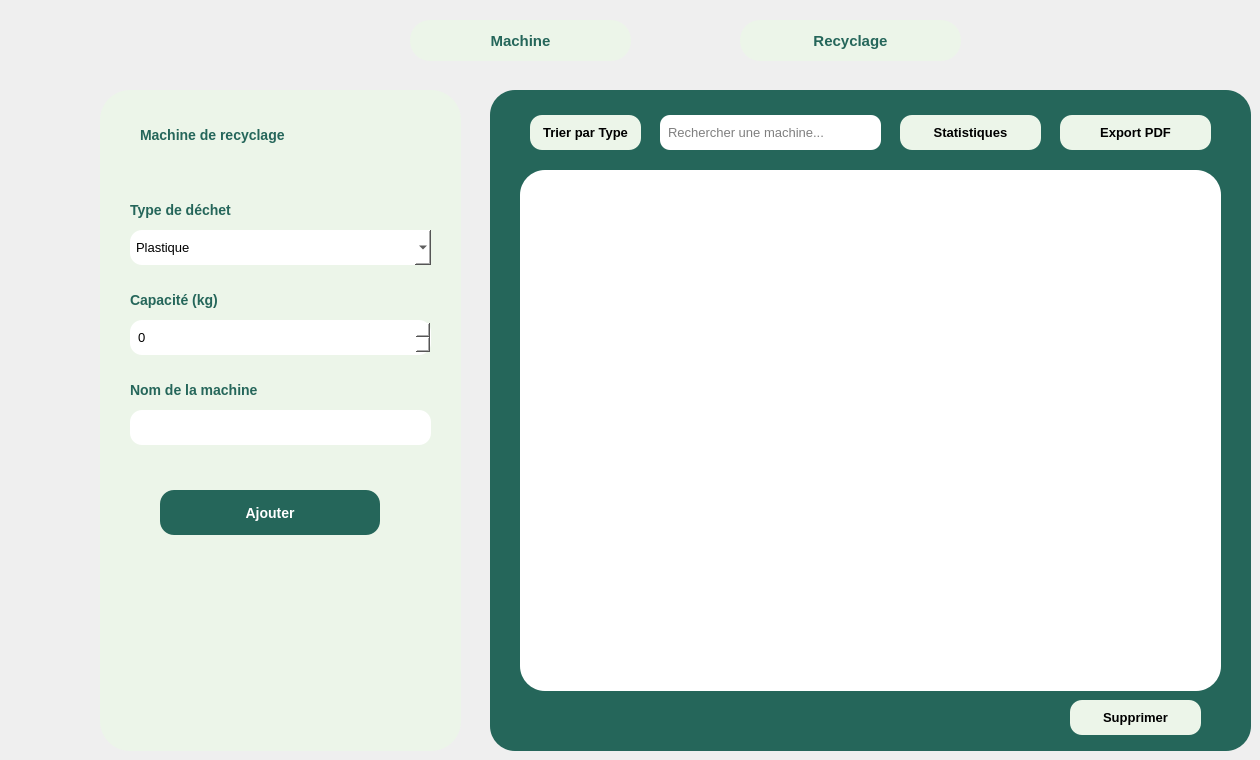
      <widget class="QWidget" name="MRrecyclingPageMachine">
       <widget class="QFrame" name="MRframe_inputs">
        <property name="geometry">
         <rect>
          <x>100</x>
          <y>90</y>
          <width>361</width>
          <height>661</height>
         </rect>
        </property>
        <property name="styleSheet">
         <string notr="true">QFrame{
 background-color:#ECF5E9;
 border-radius:30px;
}
QLabel{
 color:#25665A;
 font-weight:bold;
 font-size:14px;
}
QLineEdit, QComboBox,QSpinBox{
 background:white;
 border-radius:12px;
 padding:6px;
 color:black;
 font-size:13px;
}
QPushButton{
 background-color:#25665A;
 color:white;
 border-radius:14px;
 padding:10px;
 font-size:14px;
 font-weight:bold;
}
QPushButton:hover{
 background-color:#1D4840;
}
       </string>
        </property>
        <widget class="QLabel" name="MRlabel_titre">
         <property name="geometry">
          <rect>
           <x>40</x>
           <y>30</y>
           <width>260</width>
           <height>30</height>
          </rect>
         </property>
         <property name="text">
          <string>Machine de recyclage</string>
         </property>
        </widget>
        <widget class="QLabel" name="MRlabel_type">
         <property name="geometry">
          <rect>
           <x>30</x>
           <y>110</y>
           <width>200</width>
           <height>20</height>
          </rect>
         </property>
         <property name="text">
          <string>Type de déchet</string>
         </property>
        </widget>
        <widget class="QComboBox" name="MRcombo_typeDechet">
         <property name="geometry">
          <rect>
           <x>30</x>
           <y>140</y>
           <width>301</width>
           <height>35</height>
          </rect>
         </property>
         <item>
          <property name="text">
           <string>Plastique</string>
          </property>
         </item>
         <item>
          <property name="text">
           <string>Verre</string>
          </property>
         </item>
         <item>
          <property name="text">
           <string>Métal</string>
          </property>
         </item>
        </widget>
        <widget class="QLabel" name="MRlabel_quantite">
         <property name="geometry">
          <rect>
           <x>30</x>
           <y>200</y>
           <width>200</width>
           <height>20</height>
          </rect>
         </property>
         <property name="text">
          <string>Capacité (kg)</string>
         </property>
        </widget>
        <widget class="QLabel" name="MRlabel_machine">
         <property name="geometry">
          <rect>
           <x>30</x>
           <y>290</y>
           <width>200</width>
           <height>20</height>
          </rect>
         </property>
         <property name="text">
          <string>Nom de la machine</string>
         </property>
        </widget>
        <widget class="QPushButton" name="MRbtn_lancer">
         <property name="geometry">
          <rect>
           <x>60</x>
           <y>400</y>
           <width>220</width>
           <height>45</height>
          </rect>
         </property>
         <property name="text">
          <string>Ajouter</string>
         </property>
        </widget>
        <widget class="QSpinBox" name="MRspinBox_capacite">
         <property name="geometry">
          <rect>
           <x>30</x>
           <y>230</y>
           <width>301</width>
           <height>35</height>
          </rect>
         </property>
         <property name="maximum">
          <number>300</number>
         </property>
        </widget>
        <widget class="QLineEdit" name="MRlineEdit_nomMachine">
         <property name="geometry">
          <rect>
           <x>30</x>
           <y>320</y>
           <width>301</width>
           <height>35</height>
          </rect>
         </property>
        </widget>
       </widget>
       <widget class="QFrame" name="MRframe_table">
        <property name="geometry">
         <rect>
          <x>490</x>
          <y>90</y>
          <width>761</width>
          <height>661</height>
         </rect>
        </property>
        <property name="styleSheet">
         <string notr="true">QTableCornerButton{
 background-color:#25665A;
}
QFrame{
 background-color:#25665A;
 border-radius:25px;
}
QTableWidget,QTableView{
 background-color:white;
 color:black;
 gridline-color:#ccc;
}
QTableWidget::item{
 background-color:white;
 color:black;
}
QHeaderView::section{
 background-color:#25665A;
 color:white;
 font-weight:bold;
}
QTableWidget::item:selected{
 background-color:#25665A;
 color:white;
}
QPushButton{
 background:#ECF5E9;
 border-radius:12px;
 padding:6px;
 font-size:13px;
 font-weight:bold;
}
QPushButton:hover{
 background:#D6EAD6;
}
QLineEdit{
 background:white;
 border-radius:10px;
 padding:6px;
 font-size:13px;
 color:black;
}
       </string>
        </property>
        <widget class="QPushButton" name="MRbtn_trier">
         <property name="geometry">
          <rect>
           <x>40</x>
           <y>25</y>
           <width>111</width>
           <height>35</height>
          </rect>
         </property>
         <property name="text">
          <string>Trier par Type</string>
         </property>
        </widget>
        <widget class="QLineEdit" name="MRline_recherche">
         <property name="geometry">
          <rect>
           <x>170</x>
           <y>25</y>
           <width>221</width>
           <height>35</height>
          </rect>
         </property>
         <property name="placeholderText">
          <string>Rechercher une machine...</string>
         </property>
        </widget>
        <widget class="QPushButton" name="MRbtn_stats">
         <property name="geometry">
          <rect>
           <x>410</x>
           <y>25</y>
           <width>141</width>
           <height>35</height>
          </rect>
         </property>
         <property name="text">
          <string>Statistiques</string>
         </property>
        </widget>
        <widget class="QPushButton" name="MRbtn_export">
         <property name="geometry">
          <rect>
           <x>570</x>
           <y>25</y>
           <width>151</width>
           <height>35</height>
          </rect>
         </property>
         <property name="text">
          <string>Export PDF</string>
         </property>
        </widget>
        <widget class="QPushButton" name="MRbtn_supprimer">
         <property name="geometry">
          <rect>
           <x>580</x>
           <y>610</y>
           <width>131</width>
           <height>35</height>
          </rect>
         </property>
         <property name="text">
          <string>Supprimer</string>
         </property>
        </widget>
        <widget class="QTableView" name="MRtable">
         <property name="geometry">
          <rect>
           <x>30</x>
           <y>80</y>
           <width>701</width>
           <height>521</height>
          </rect>
         </property>
         <property name="styleSheet">
          <string notr="true"/>
         </property>
         <attribute name="horizontalHeaderStretchLastSection">
          <bool>false</bool>
         </attribute>
         <attribute name="verticalHeaderVisible">
          <bool>true</bool>
         </attribute>
        </widget>
       </widget>
       <widget class="QPushButton" name="MRbtn_machine">
        <property name="geometry">
         <rect>
          <x>410</x>
          <y>20</y>
          <width>221</width>
          <height>41</height>
         </rect>
        </property>
        <property name="styleSheet">
         <string notr="true">QPushButton{
	color: rgba(37, 102, 90, 255);;
	background-color:#ECF5E9 ;
	font-family:&quot;Segoe&quot;,sans-serif;
	font-size: 11pt;
	font-weight:bold;
	border-radius:20px; 
}

QPushButton:hover{
	color:#060504;
	background-color:#bdf7a3;
}

QPushButton:pressed{
	color:#060504;
	background-color:rgb(99, 129, 85);
}</string>
        </property>
        <property name="text">
         <string>Machine</string>
        </property>
       </widget>
       <widget class="QPushButton" name="MRbtn_recyclage">
        <property name="geometry">
         <rect>
          <x>740</x>
          <y>20</y>
          <width>221</width>
          <height>41</height>
         </rect>
        </property>
        <property name="styleSheet">
         <string notr="true">QPushButton{
	color: rgba(37, 102, 90, 255);;
	background-color:#ECF5E9 ;
	font-family:&quot;Segoe&quot;,sans-serif;
	font-size: 11pt;
	font-weight:bold;
	border-radius:20px; 
}

QPushButton:hover{
	color:#060504;
	background-color:#bdf7a3;
}

QPushButton:pressed{
	color:#060504;
	background-color:rgb(99, 129, 85);
}</string>
        </property>
        <property name="text">
         <string>Recyclage</string>
        </property>
       </widget>
      </widget>
